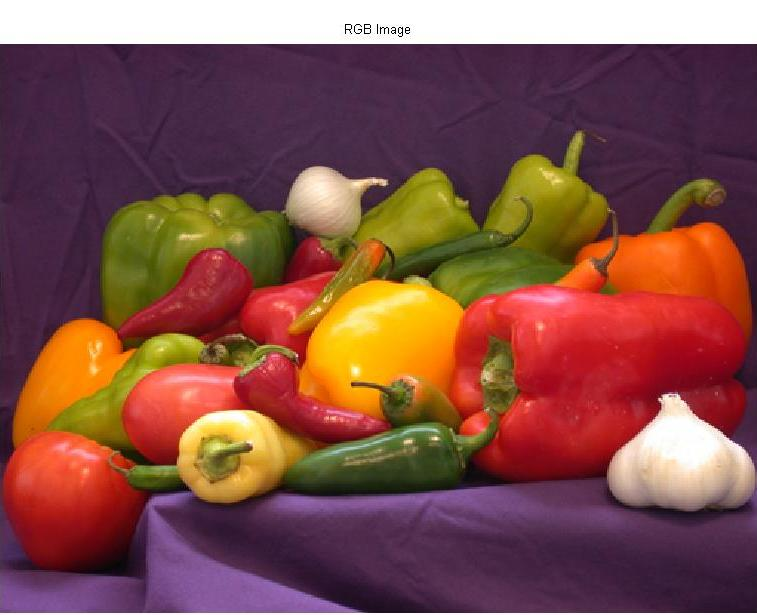
%> input picture rgb_image.jpg, 757 x 615 px
$ octave histoacumula.m   (GNU Octave 9; MATLAB toolbox functions it lacks are replaced by stand-ins)
%> lines starting %> are read from the running program, lines starting %| are printed output that depends on the picture
clc;
clear all;
[archivo ruta]=uigetfile({'*.jpg'},'abrir imagen');
%> the answer given: rgb_image.jpg
if isequal(archivo,0)%si el usuario no eleige ningun archivo
 return
else

    img=imread(strcat(ruta,archivo));
%> img is the input picture: size 615x757x3 uint8; mean R, G, B 130.7, 80.5, 72.3
    b=rgb2gray(img);
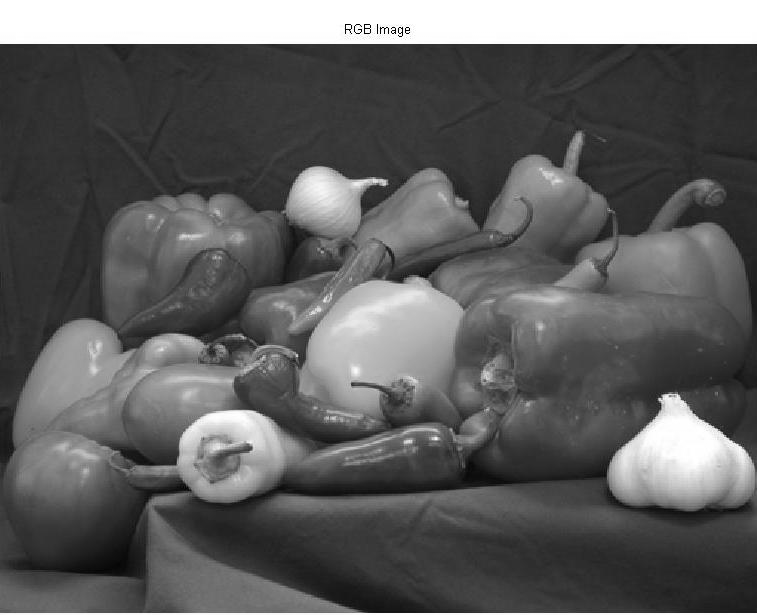
%> b: size 615x757 uint8; min 0, max 255, mean 94.5
   [cont,x]=imhist(b);
%> cont = 256 values, max 25440 at index 256, min 5 at index 4, mean 1818.6; x = 256 values from 0 to 255
   acum=0;
   for i=1:256
       h(i)=acum+cont(i);
       acum=h(i);
   end
%> this loop made 256 passes
%> acum on passes 1 to 3: 61, 79, 87
%> after the loop, h = 256 values from 61 to 465555
   stem(x,h);
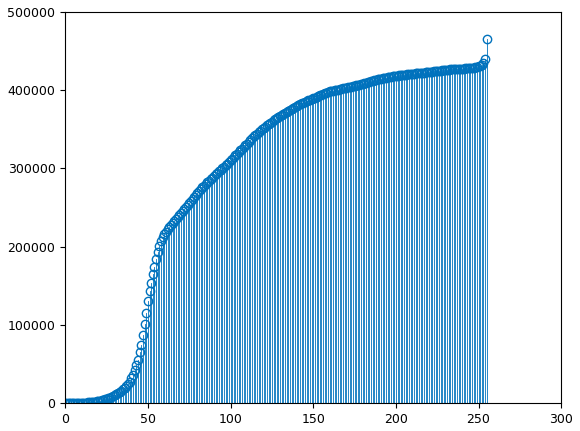
%> figure redrawn from the program's plot data; highest point at x = 255, y = 465555
end
